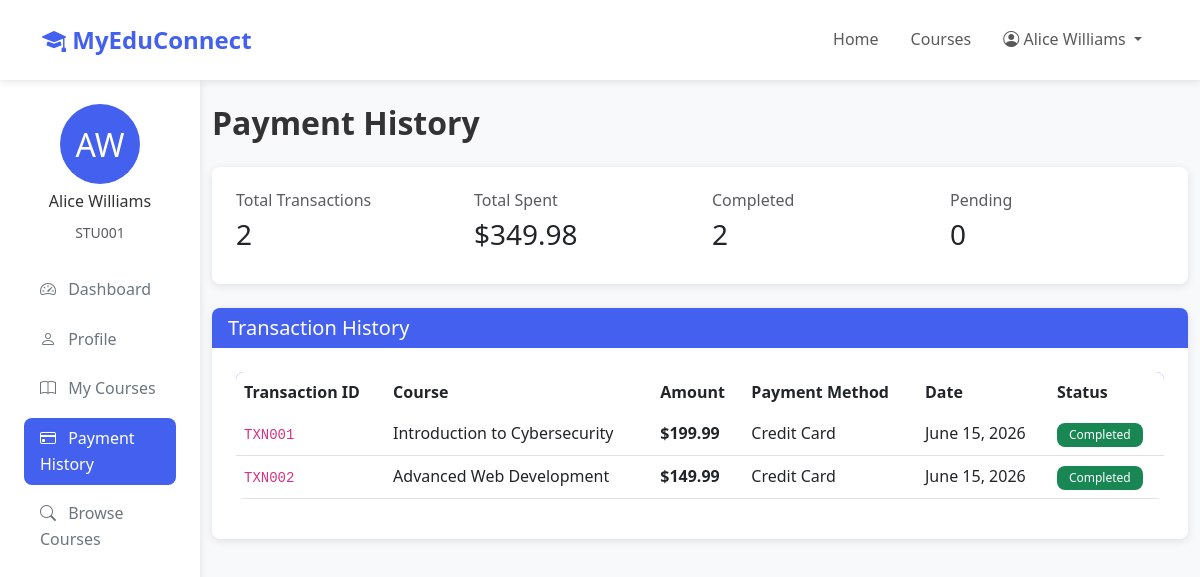
/student/payments.php (signed in), run on the app's committed database.
### tables this page shows
CREATE TABLE students (
    student_id INT AUTO_INCREMENT PRIMARY KEY,
    user_id INT UNIQUE NOT NULL,
    student_id_number VARCHAR(50) UNIQUE NOT NULL,
    date_of_birth DATE,
    grade_level VARCHAR(50),
    parent_name VARCHAR(100),
    parent_email VARCHAR(255),
    parent_phone VARCHAR(20),
    enrollment_date DATE DEFAULT (CURRENT_DATE),
    FOREIGN KEY (user_id) REFERENCES users(user_id) ON DELETE CASCADE,
    INDEX idx_student_id_number (student_id_number)
);

CREATE TABLE users (
    user_id INT AUTO_INCREMENT PRIMARY KEY,
    email VARCHAR(255) UNIQUE NOT NULL,
    password VARCHAR(255) NOT NULL,
    first_name VARCHAR(100) NOT NULL,
    last_name VARCHAR(100) NOT NULL,
    phone VARCHAR(20),
    address TEXT,
    profile_picture VARCHAR(255),
    role ENUM('student', 'teacher', 'admin') NOT NULL,
    status ENUM('active', 'inactive', 'suspended') DEFAULT 'active',
    created_at TIMESTAMP DEFAULT CURRENT_TIMESTAMP,
    updated_at TIMESTAMP DEFAULT CURRENT_TIMESTAMP ON UPDATE CURRENT_TIMESTAMP,
    last_login TIMESTAMP NULL,
    INDEX idx_email (email),
    INDEX idx_role (role),
    INDEX idx_status (status)
);

CREATE TABLE payments (
    payment_id INT AUTO_INCREMENT PRIMARY KEY,
    student_id INT NOT NULL,
    course_id INT,
    amount DECIMAL(10, 2) NOT NULL,
    payment_method VARCHAR(50),
    transaction_id VARCHAR(255) UNIQUE,
    status ENUM('pending', 'completed', 'failed', 'refunded') DEFAULT 'pending',
    payment_date TIMESTAMP DEFAULT CURRENT_TIMESTAMP,
    FOREIGN KEY (student_id) REFERENCES students(student_id) ON DELETE CASCADE,
    FOREIGN KEY (course_id) REFERENCES courses(course_id) ON DELETE SET NULL,
    INDEX idx_student (student_id),
    INDEX idx_course (course_id),
    INDEX idx_status (status),
    INDEX idx_transaction_id (transaction_id)
);

CREATE TABLE courses (
    course_id INT AUTO_INCREMENT PRIMARY KEY,
    title VARCHAR(255) NOT NULL,
    description TEXT,
    instructor_id INT NOT NULL,
    category VARCHAR(100),
    thumbnail VARCHAR(255),
    price DECIMAL(10, 2) DEFAULT 0.00,
    duration_weeks INT DEFAULT 8,
    max_students INT DEFAULT 50,
    enrollment_count INT DEFAULT 0,
    status ENUM('draft', 'published', 'archived') DEFAULT 'draft',
    created_at TIMESTAMP DEFAULT CURRENT_TIMESTAMP,
    updated_at TIMESTAMP DEFAULT CURRENT_TIMESTAMP ON UPDATE CURRENT_TIMESTAMP,
    FOREIGN KEY (instructor_id) REFERENCES teachers(teacher_id) ON DELETE CASCADE,
    INDEX idx_instructor (instructor_id),
    INDEX idx_category (category),
    INDEX idx_status (status),
    INDEX idx_title (title)
);

### config/database.php (called while the page is built, shortened)
<?php
class Database {
    private static $instance = null;
    private $connection;
    private function __construct() {
        try {
            $dsn = "mysql:host=" . DB_HOST . ";dbname=" . DB_NAME . ";charset=" . DB_CHARSET;
            $options = [
                PDO::ATTR_ERRMODE => PDO::ERRMODE_EXCEPTION,
                PDO::ATTR_DEFAULT_FETCH_MODE => PDO::FETCH_ASSOC,
                PDO::ATTR_EMULATE_PREPARES => false,
                PDO::ATTR_PERSISTENT => false
            ];
            $this->connection = new PDO($dsn, DB_USER, DB_PASS, $options);
        } catch (PDOException $e) {
            die("Database Connection Failed: " . $e->getMessage());
        }
    }
    public static function getInstance() {
        if (self::$instance === null) {
            self::$instance = new self();
        }
        return self::$instance;
    }
    public function getConnection() {
        return $this->connection;
    }
}
function dbSelect($query, $params = []) {
    $db = Database::getInstance()->getConnection();
    $stmt = $db->prepare($query);
    $stmt->execute($params);
    return $stmt->fetchAll();
}
function dbSelectOne($query, $params = []) {
    $db = Database::getInstance()->getConnection();
    $stmt = $db->prepare($query);
    $stmt->execute($params);
    return $stmt->fetch();
}

### includes/functions.php (called while the page is built, shortened)
<?php
require_once __DIR__ . '/../config/database.php';
function formatDate($date, $format = 'F j, Y') {
    return date($format, strtotime($date));
}
function formatCurrency($amount) {
    return '$' . number_format($amount, 2);
}
function getStudentByUserId($userId) {
    $query = "SELECT s.*, u.* FROM students s JOIN users u ON s.user_id = u.user_id WHERE s.user_id = ?";
    return dbSelectOne($query, [$userId]);
}
function getPaymentsByStudent($studentId) {
    $query = "SELECT p.*, c.title as course_title
              FROM payments p
              LEFT JOIN courses c ON p.course_id = c.course_id
              WHERE p.student_id = ?
              ORDER BY p.payment_date DESC";
    return dbSelect($query, [$studentId]);
}

### student/payments.php (the view, shortened to what this page needs)
<?php
require_once '../includes/functions.php';
$student = getStudentByUserId(getCurrentUserId());
$payments = getPaymentsByStudent($student['student_id']);
?>
<!DOCTYPE html>
<html lang="en">
<head>
    <link href="https://cdn.jsdelivr.net/npm/bootstrap@5.3.0/dist/css/bootstrap.min.css" rel="stylesheet">
    <link href="https://cdn.jsdelivr.net/npm/bootstrap-icons@1.10.0/font/bootstrap-icons.css" rel="stylesheet">
    <link href="<?php echo APP_URL; ?>/assets/css/style.css" rel="stylesheet">
</head>
<body>
    <nav class="navbar navbar-expand-lg navbar-light bg-white sticky-top">
        <div class="container">
            <a class="navbar-brand" href="<?php echo APP_URL; ?>">
                <i class="bi bi-mortarboard-fill"></i> <?php echo APP_NAME; ?>
            </a>
            <div class="collapse navbar-collapse" id="navbarNav">
                <ul class="navbar-nav ms-auto">
                    <li class="nav-item">
                        <a class="nav-link" href="<?php echo APP_URL; ?>">Home</a>
                    </li>
                    <li class="nav-item">
                        <a class="nav-link" href="<?php echo APP_URL; ?>/courses.php">Courses</a>
                    </li>
                    <li class="nav-item dropdown">
                        <a class="nav-link dropdown-toggle" href="#" id="navbarDropdown" role="button" data-bs-toggle="dropdown">
                            <i class="bi bi-person-circle"></i> <?php echo htmlspecialchars($_SESSION['user_name']); ?>
                        </a>
                    </li>
                </ul>
            </div>
        </div>
    </nav>
    <div class="container-fluid">
        <div class="row">
            <div class="col-md-3 col-lg-2 sidebar">
                <div class="mb-4">
                    <div class="text-center mb-3">
                        <div style="width: 80px; height: 80px; background: var(--primary-color); border-radius: 50%; margin: 0 auto; display: flex; align-items: center; justify-content: center; color: white; font-size: 2rem;">
                            <?php echo strtoupper(substr($student['first_name'], 0, 1)) . strtoupper(substr($student['last_name'], 0, 1)); ?>
                        </div>
                        <h6 class="mt-2"><?php echo htmlspecialchars($student['first_name'] . ' ' . $student['last_name']); ?></h6>
                        <small class="text-muted"><?php echo htmlspecialchars($student['student_id_number']); ?></small>
                    </div>
                </div>
                <nav class="nav flex-column">
                    <a class="nav-link" href="dashboard.php">
                        <i class="bi bi-speedometer2"></i> Dashboard
                    </a>
                    <a class="nav-link" href="profile.php">
                        <i class="bi bi-person"></i> Profile
                    </a>
                    <a class="nav-link" href="enrollments.php">
                        <i class="bi bi-book"></i> My Courses
                    </a>
                    <a class="nav-link active" href="payments.php">
                        <i class="bi bi-credit-card"></i> Payment History
                    </a>
                    <a class="nav-link" href="<?php echo APP_URL; ?>/courses.php">
                        <i class="bi bi-search"></i> Browse Courses
                    </a>
                </nav>
            </div>
            <div class="col-md-9 col-lg-10 py-4">
                <h2 class="fw-bold mb-4">Payment History</h2>
                <div class="card mb-4">
                    <div class="card-body">
                        <div class="row">
                            <div class="col-md-3">
                                <h6 class="text-muted">Total Transactions</h6>
                                <h3><?php echo count($payments); ?></h3>
                            </div>
                            <div class="col-md-3">
                                <h6 class="text-muted">Total Spent</h6>
                                <h3><?php echo formatCurrency(array_sum(array_column($payments, 'amount'))); ?></h3>
                            </div>
                            <div class="col-md-3">
                                <h6 class="text-muted">Completed</h6>
                                <h3><?php echo count(array_filter($payments, function($p) { return $p['status'] === 'completed'; })); ?></h3>
                            </div>
                            <div class="col-md-3">
                                <h6 class="text-muted">Pending</h6>
                                <h3><?php echo count(array_filter($payments, function($p) { return $p['status'] === 'pending'; })); ?></h3>
                            </div>
                        </div>
                    </div>
                </div>
                <div class="card">
                    <div class="card-header">
                        <h5 class="mb-0">Transaction History</h5>
                    </div>
                    <div class="card-body">
                        <?php if (!empty($payments)): ?>
                            <div class="table-responsive">
                                <table class="table table-hover">
                                    <thead>
                                        <tr>
                                            <th>Transaction ID</th>
                                            <th>Course</th>
                                            <th>Amount</th>
                                            <th>Payment Method</th>
                                            <th>Date</th>
                                            <th>Status</th>
                                        </tr>
                                    </thead>
                                    <tbody>
                                        <?php foreach ($payments as $payment): ?>
                                            <tr>
                                                <td>
                                                    <code><?php echo htmlspecialchars($payment['transaction_id']); ?></code>
                                                </td>
                                                <td><?php echo htmlspecialchars($payment['course_title'] ?? 'N/A'); ?></td>
                                                <td><strong><?php echo formatCurrency($payment['amount']); ?></strong></td>
                                                <td><?php echo htmlspecialchars($payment['payment_method'] ?? 'N/A'); ?></td>
                                                <td><?php echo formatDate($payment['payment_date']); ?></td>
                                                <td>
                                                    <span class="badge bg-<?php echo $payment['status'] === 'completed' ? 'success' : ($payment['status'] === 'pending' ? 'warning' : 'danger'); ?>">
                                                        <?php echo ucfirst($payment['status']); ?>
                                                    </span>
                                                </td>
                                            </tr>
                                        <?php endforeach; ?>
                                    </tbody>
                                </table>
                            </div>
                        <?php endif; ?>
                    </div>
                </div>
            </div>
        </div>
    </div>
</body>
</html>

### assets/css/style.css (style rules this page uses)
:root { --primary-color: #4361ee; --secondary-color: #3f37c9; --success-color: #4cc9f0; --danger-color: #f72585; --warning-color: #f8961e; --info-color: #4cc9f0; --light-color: #f8f9fa; --dark-color: #212529; --gray-color: #6c757d; --border-radius: 8px; --box-shadow: 0 2px 8px rgba(0, 0, 0, 0.1); --transition: all 0.3s ease; }
body { font-family: 'Segoe UI', Tahoma, Geneva, Verdana, sans-serif; line-height: 1.6; color: #333; background-color: #f8f9fa; }
a { color: var(--primary-color); text-decoration: none; transition: var(--transition); }
.navbar { box-shadow: var(--box-shadow); padding: 1rem 0; }
.navbar-brand { font-weight: 700; font-size: 1.5rem; color: var(--primary-color) !important; }
.nav-link { font-weight: 500; padding: 0.5rem 1rem !important; border-radius: var(--border-radius); }
.card { border: none; border-radius: var(--border-radius); box-shadow: var(--box-shadow); transition: var(--transition); overflow: hidden; }
.card-header { background-color: var(--primary-color); color: white; font-weight: 600; border-bottom: none; }
.card-body { padding: 1.5rem; }
.table { border-radius: var(--border-radius); overflow: hidden; }
.table thead { background-color: var(--primary-color); color: white; }
.table thead th { border: none; font-weight: 600; }
.table tbody tr { transition: var(--transition); }
.sidebar { background-color: white; box-shadow: var(--box-shadow); min-height: calc(100vh - 56px); padding: 1.5rem; }
.sidebar .nav-link { color: var(--gray-color); padding: 0.75rem 1rem; margin-bottom: 0.5rem; border-radius: var(--border-radius); }
.sidebar .nav-link:hover, .sidebar .nav-link.active { background-color: var(--primary-color); color: white; }
.sidebar .nav-link i { margin-right: 0.5rem; }
.badge { padding: 0.375rem 0.75rem; border-radius: var(--border-radius); font-weight: 500; }

### data on the page
students: user.first_name "A", user.last_name "W", user.last_name "Alice Williams", student_id_number "STU001"
payments: transaction "TXN001", course.title "Introduction to Cybersecurity", amount "$199.99", payment_method "Credit Card", payment_date "June 15, 2026", status "Completed"
payments: transaction "TXN002", course.title "Advanced Web Development", amount "$149.99", payment_method "Credit Card", payment_date "June 15, 2026", status "Completed"

### other printed values
APP_NAME "MyEduConnect"
$_SESSION['user_name'] "Alice Williams"
count($payments) "2"
formatCurrency(array_sum(array_column($payments, 'amount'))) "$349.98"
